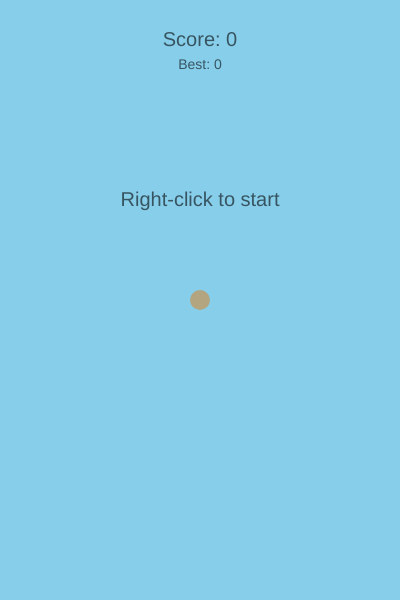
Frame 1 (no input)
Frame 60 (no input): identical to frame 1, image omitted
Frame 120 (the mouse pressed at the canvas centre since frame 60): identical to frame 1, image omitted

The p5.js sketch that drew this single still picture (run headless with seeded random() and noise() and a simulated clock; from frame 60 on, the mouse is pressed at the canvas centre):

// p5.js sketch
// ── sketch.js
"use strict";

let game;

function setup() {
  createCanvas(CONFIG.width, CONFIG.height);
  noStroke();
  textAlign(CENTER, CENTER);
  document.addEventListener("contextmenu", e => e.preventDefault());

  game = new Game();
}

function draw() {
  game.update();
  game.draw();
}

function mousePressed() {
  game.handleInput(mouseButton);
}
// ── collision.js
"use strict";

const Collision = {
  // circle vs axis-aligned rectangle overlap
  circleRectOverlap(cx, cy, r, rx, ry, rw, rh) {
    const closestX = constrain(cx, rx, rx + rw);
    const closestY = constrain(cy, ry, ry + rh);
    const dx = cx - closestX;
    const dy = cy - closestY;
    return dx * dx + dy * dy <= r * r;
  },
};
// ── config.js
"use strict";

const CONFIG = {
  width:  400,
  height: 600,
  sky:    "#87CEEB",

  timmy: {
    skinColor:    "#b3a57f",
    size:         10,      // radius
    gravity:      0.5,     // newtons_will
    flapSpeed:    -8,      // antifallspeed
    maxFallSpeed: 12,
    startX:       200,
    startY:       300,
  },

  pipe: {
    thickness:  60,        // pipthick
    gap:        130,       // pipgap
    speed:      2.5,       // pipvel
    spacing:    220,       // pipvoid
    tolerance:  80,        // piptolerance
    color:      "#5aa02c",
  },
};

const STATE = {
  READY:   "will_game",
  PLAYING: "gaming",
  OVER:    "gamed",
};
// ── game.js
"use strict";

class Game {
  constructor() {
    this.timmy      = new Timmy();
    this.pipes      = new PipeManager();
    this.scoreboard = new Scoreboard();
    this.hud        = new Hud(this.scoreboard);
    this.state      = STATE.READY;
  }

  reset() {
    this.timmy.reset();
    this.pipes.reset();
    this.scoreboard.reset();
  }

  start() {
    this.state = STATE.PLAYING;
  }

  update() {
    if (this.state !== STATE.PLAYING) return;

    this.timmy.update();

    const gained = this.pipes.update(this.timmy);
    if (gained > 0) this.scoreboard.add(gained);

    if (this.pipes.collidesWith(this.timmy) || this.timmy.hitFloor()) {
      this.timmy.clampToFloor();
      this.state = STATE.OVER;
      this.scoreboard.commitBest();
    }
  }

  draw() {
    background(CONFIG.sky);

    this.pipes.draw();
    this.timmy.draw();
    this.hud.draw(this.state);
  }

  handleInput(button) {
    if (this.state === STATE.READY) {
      if (button === RIGHT) this.start();

    } else if (this.state === STATE.PLAYING) {
      if (button === LEFT) this.timmy.flap();

    } else if (this.state === STATE.OVER) {
      if (button === RIGHT) {
        this.reset();
        this.state = STATE.READY;
      }
    }
  }
}
// ── hud.js
"use strict";

class Hud {
  constructor(scoreboard) {
    this.scoreboard = scoreboard;
  }

  draw(state) {
    const cx = CONFIG.width / 2;

    fill(0, 150);
    textAlign(CENTER, CENTER);

    textSize(20);
    text("Score: " + this.scoreboard.score, cx, 40);

    textSize(14);
    text("Best: " + this.scoreboard.best, cx, 65);

    textSize(20);

    if (state === STATE.READY) {
      text("Right-click to start", cx, CONFIG.height / 2 - 100);

    } else if (state === STATE.OVER) {
      text("it's joever", cx, CONFIG.height / 2 - 100);

      textSize(14);
      text("Right-click to start again", cx, CONFIG.height / 2 - 70);
      textSize(20);
    }
  }
}
// ── pipe.js
"use strict";

class Pipe {
  constructor(x, gapTop) {
    this.x      = x;
    this.gapTop = gapTop;
    this.scored = false;
  }

  get gapBottom() {
    return this.gapTop + CONFIG.pipe.gap;
  }

  get rightEdge() {
    return this.x + CONFIG.pipe.thickness;
  }

  update() {
    this.x -= CONFIG.pipe.speed;
  }

  isOffScreen() {
    return this.rightEdge < 0;
  }

  hasPassed(timmyX) {
    return timmyX > this.rightEdge;
  }

  collidesWith(timmy) {
    const topHit = Collision.circleRectOverlap(
      timmy.x, timmy.y, timmy.size,
      this.x, 0, CONFIG.pipe.thickness, this.gapTop
    );

    const botY = this.gapBottom;
    const botHit = Collision.circleRectOverlap(
      timmy.x, timmy.y, timmy.size,
      this.x, botY, CONFIG.pipe.thickness, CONFIG.height - botY
    );

    return topHit || botHit;
  }

  draw() {
    const botY = this.gapBottom;
    const botH = CONFIG.height - botY;

    noStroke();
    fill(CONFIG.pipe.color);
    rect(this.x, 0,    CONFIG.pipe.thickness, this.gapTop);
    rect(this.x, botY, CONFIG.pipe.thickness, botH);
  }
}
// ── pipeManager.js
"use strict";

class PipeManager {
  constructor() {
    this.pipes = [];
  }

  reset() {
    this.pipes = [];
  }

  spawnIfNeeded() {
    const last = this.pipes[this.pipes.length - 1];
    const shouldSpawn =
      !last || last.x < CONFIG.width - CONFIG.pipe.spacing;

    if (!shouldSpawn) return;

    const gapTop = random(
      CONFIG.pipe.tolerance,
      CONFIG.height - CONFIG.pipe.gap - CONFIG.pipe.tolerance
    );
    this.pipes.push(new Pipe(CONFIG.width, gapTop));
  }

  /**
   * Advances all pipes, culls off-screen ones, and returns
   * the number of newly cleared pipes (points gained this frame).
   */
  update(timmy) {
    this.spawnIfNeeded();

    let gained = 0;

    for (let i = this.pipes.length - 1; i >= 0; i--) {
      const p = this.pipes[i];
      p.update();

      if (!p.scored && p.hasPassed(timmy.x)) {
        p.scored = true;
        gained++;
      }

      if (p.isOffScreen()) {
        this.pipes.splice(i, 1);
      }
    }

    return gained;
  }

  collidesWith(timmy) {
    for (const p of this.pipes) {
      if (p.collidesWith(timmy)) return true;
    }
    return false;
  }

  draw() {
    for (const p of this.pipes) p.draw();
  }
}
// ── scoreboard.js
"use strict";

class Scoreboard {
  constructor() {
    this.score = 0;
    this.best  = 0;
  }

  reset() {
    this.score = 0;
  }

  add(points) {
    this.score += points;
  }

  commitBest() {
    if (this.score > this.best) this.best = this.score;
  }
}
// ── timmy.js
"use strict";

class Timmy {
  constructor(x, y) {
    this.size = CONFIG.timmy.size;
    this.reset(x, y);
  }

  reset(x = CONFIG.timmy.startX, y = CONFIG.timmy.startY) {
    this.x    = x;
    this.y    = y;
    this.velY = 0;
  }

  flap() {
    this.velY = CONFIG.timmy.flapSpeed;
  }

  update() {
    // gravity
    this.velY += CONFIG.timmy.gravity;
    this.velY  = constrain(this.velY, -20, CONFIG.timmy.maxFallSpeed);
    this.y    += this.velY;

    // ceiling is non-lethal
    if (this.y - this.size <= 0) {
      this.y    = this.size;
      this.velY = 0;
    }
  }

  hitFloor() {
    return this.y + this.size >= CONFIG.height;
  }

  clampToFloor() {
    this.y = CONFIG.height - this.size;
  }

  draw() {
    noStroke();
    fill(CONFIG.timmy.skinColor);
    circle(this.x, this.y, this.size * 2);
  }
}
